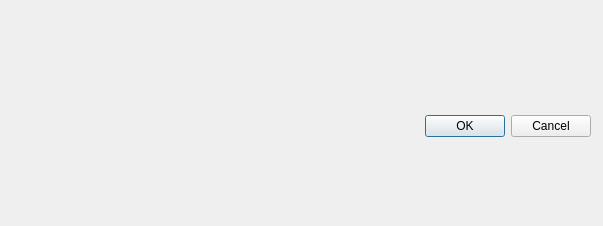
<?xml version="1.0" encoding="UTF-8"?>
<ui version="4.0">
 <class>Dialog</class>
 <widget class="QDialog" name="Dialog">
  <property name="geometry">
   <rect>
    <x>0</x>
    <y>0</y>
    <width>603</width>
    <height>226</height>
   </rect>
  </property>
  <property name="windowTitle">
   <string>Dialog</string>
  </property>
  <widget class="QDialogButtonBox" name="buttonBox">
   <property name="geometry">
    <rect>
     <x>250</x>
     <y>110</y>
     <width>341</width>
     <height>32</height>
    </rect>
   </property>
   <property name="orientation">
    <enum>Qt::Horizontal</enum>
   </property>
   <property name="standardButtons">
    <set>QDialogButtonBox::Cancel|QDialogButtonBox::Ok</set>
   </property>
  </widget>
 </widget>
 <resources/>
 <connections>
  <connection>
   <sender>buttonBox</sender>
   <signal>accepted()</signal>
   <receiver>Dialog</receiver>
   <slot>accept()</slot>
   <hints>
    <hint type="sourcelabel">
     <x>248</x>
     <y>254</y>
    </hint>
    <hint type="destinationlabel">
     <x>157</x>
     <y>274</y>
    </hint>
   </hints>
  </connection>
  <connection>
   <sender>buttonBox</sender>
   <signal>rejected()</signal>
   <receiver>Dialog</receiver>
   <slot>reject()</slot>
   <hints>
    <hint type="sourcelabel">
     <x>316</x>
     <y>260</y>
    </hint>
    <hint type="destinationlabel">
     <x>286</x>
     <y>274</y>
    </hint>
   </hints>
  </connection>
 </connections>
</ui>
